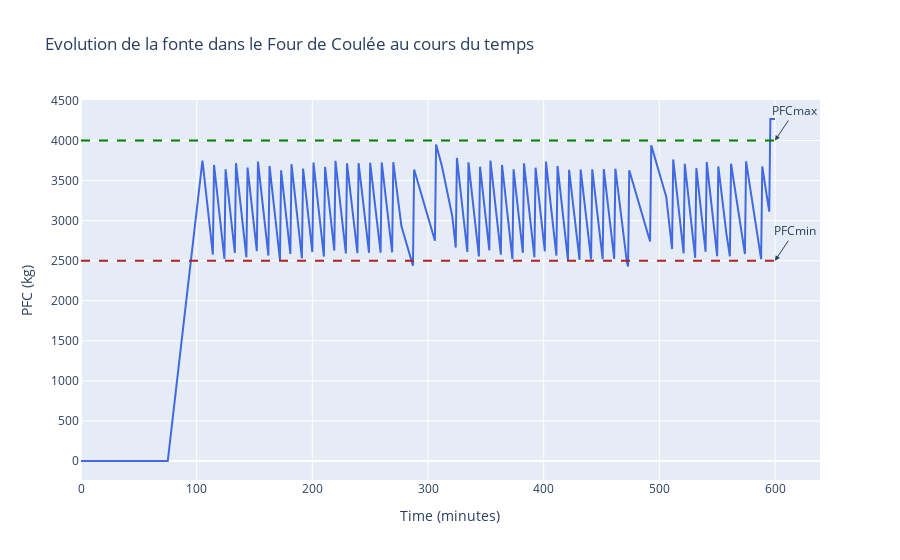

The cell this chart's notebook holds for it:
### Code cell
# Plot_Prod(times, PFC_Prodvalues)
Plot_consom(times, PFC_Consomvalues, tmin, tmax, PFCmin, PFCmax)

### Figure 1 — Plotly figure (JSON) as saved in the notebook; plotly's stock layout.template omitted (floating-point values rounded to 4 significant figures; data arrays with more than 128 entries replaced by an {"elided": "..."} marker saying what was removed)
{"data": [{"line": {"color": "royalblue"}, "mode": "lines", "name": "PFC over time", "type": "scatter", "x": {"elided": "501 int values"}, "y": {"elided": "501 float values"}}], "layout": {"annotations": [{"arrowhead": 2, "ax": 20, "ay": -30, "showarrow": true, "text": "PFCmin", "x": 600, "xref": "x", "y": 2500, "yref": "y"}, {"arrowhead": 2, "ax": 20, "ay": -30, "showarrow": true, "text": "PFCmax", "x": 600, "xref": "x", "y": 4000, "yref": "y"}], "shapes": [{"line": {"color": "firebrick", "dash": "dash", "width": 2}, "name": "PFCmin", "type": "line", "x0": 0, "x1": 600, "y0": 2500, "y1": 2500}, {"line": {"color": "green", "dash": "dash", "width": 2}, "name": "PFCmax", "type": "line", "x0": 0, "x1": 600, "y0": 4000, "y1": 4000}], "showlegend": false, "title": {"text": "Evolution de la fonte dans le Four de Coulée au cours du temps"}, "xaxis": {"title": {"text": "Time (minutes)"}}, "yaxis": {"title": {"text": "PFC (kg)"}}}}
